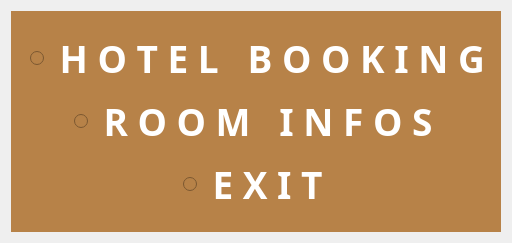
     <widget class="QWidget" name="MainMidWidget" native="true">
      <layout class="QHBoxLayout" name="horizontalLayout_3">
       <item>
        <widget class="QWidget" name="MidWidget" native="true">
         <property name="sizePolicy">
          <sizepolicy hsizetype="Fixed" vsizetype="Fixed">
           <horstretch>0</horstretch>
           <verstretch>0</verstretch>
          </sizepolicy>
         </property>
         <property name="minimumSize">
          <size>
           <width>450</width>
           <height>0</height>
          </size>
         </property>
         <property name="maximumSize">
          <size>
           <width>490</width>
           <height>16777215</height>
          </size>
         </property>
         <property name="styleSheet">
          <string notr="true">background-color: rgb(183, 130, 72);</string>
         </property>
         <layout class="QHBoxLayout" name="horizontalLayout_2">
          <property name="spacing">
           <number>25</number>
          </property>
          <property name="leftMargin">
           <number>10</number>
          </property>
          <property name="topMargin">
           <number>10</number>
          </property>
          <property name="rightMargin">
           <number>10</number>
          </property>
          <property name="bottomMargin">
           <number>10</number>
          </property>
          <item>
           <widget class="QWidget" name="Mid" native="true">
            <layout class="QVBoxLayout" name="verticalLayout_4">
             <item alignment="Qt::AlignHCenter">
              <widget class="QRadioButton" name="rbBooking">
               <property name="palette">
                <palette>
                 <active>
                  <colorrole role="WindowText">
                   <brush brushstyle="SolidPattern">
                    <color alpha="255">
                     <red>255</red>
                     <green>255</green>
                     <blue>255</blue>
                    </color>
                   </brush>
                  </colorrole>
                  <colorrole role="Button">
                   <brush brushstyle="SolidPattern">
                    <color alpha="255">
                     <red>183</red>
                     <green>130</green>
                     <blue>72</blue>
                    </color>
                   </brush>
                  </colorrole>
                  <colorrole role="Base">
                   <brush brushstyle="SolidPattern">
                    <color alpha="255">
                     <red>183</red>
                     <green>130</green>
                     <blue>72</blue>
                    </color>
                   </brush>
                  </colorrole>
                  <colorrole role="Window">
                   <brush brushstyle="SolidPattern">
                    <color alpha="255">
                     <red>183</red>
                     <green>130</green>
                     <blue>72</blue>
                    </color>
                   </brush>
                  </colorrole>
                 </active>
                 <inactive>
                  <colorrole role="WindowText">
                   <brush brushstyle="SolidPattern">
                    <color alpha="255">
                     <red>255</red>
                     <green>255</green>
                     <blue>255</blue>
                    </color>
                   </brush>
                  </colorrole>
                  <colorrole role="Button">
                   <brush brushstyle="SolidPattern">
                    <color alpha="255">
                     <red>183</red>
                     <green>130</green>
                     <blue>72</blue>
                    </color>
                   </brush>
                  </colorrole>
                  <colorrole role="Base">
                   <brush brushstyle="SolidPattern">
                    <color alpha="255">
                     <red>183</red>
                     <green>130</green>
                     <blue>72</blue>
                    </color>
                   </brush>
                  </colorrole>
                  <colorrole role="Window">
                   <brush brushstyle="SolidPattern">
                    <color alpha="255">
                     <red>183</red>
                     <green>130</green>
                     <blue>72</blue>
                    </color>
                   </brush>
                  </colorrole>
                 </inactive>
                 <disabled>
                  <colorrole role="WindowText">
                   <brush brushstyle="SolidPattern">
                    <color alpha="255">
                     <red>120</red>
                     <green>120</green>
                     <blue>120</blue>
                    </color>
                   </brush>
                  </colorrole>
                  <colorrole role="Button">
                   <brush brushstyle="SolidPattern">
                    <color alpha="255">
                     <red>183</red>
                     <green>130</green>
                     <blue>72</blue>
                    </color>
                   </brush>
                  </colorrole>
                  <colorrole role="Base">
                   <brush brushstyle="SolidPattern">
                    <color alpha="255">
                     <red>183</red>
                     <green>130</green>
                     <blue>72</blue>
                    </color>
                   </brush>
                  </colorrole>
                  <colorrole role="Window">
                   <brush brushstyle="SolidPattern">
                    <color alpha="255">
                     <red>183</red>
                     <green>130</green>
                     <blue>72</blue>
                    </color>
                   </brush>
                  </colorrole>
                 </disabled>
                </palette>
               </property>
               <property name="font">
                <font>
                 <family>Century Gothic</family>
                 <pointsize>28</pointsize>
                 <weight>75</weight>
                 <italic>false</italic>
                 <bold>true</bold>
                </font>
               </property>
               <property name="autoFillBackground">
                <bool>false</bool>
               </property>
               <property name="text">
                <string> H O T E L   B O O K I N G</string>
               </property>
              </widget>
             </item>
             <item alignment="Qt::AlignHCenter">
              <widget class="QRadioButton" name="rbRoomInfo">
               <property name="palette">
                <palette>
                 <active>
                  <colorrole role="WindowText">
                   <brush brushstyle="SolidPattern">
                    <color alpha="255">
                     <red>255</red>
                     <green>255</green>
                     <blue>255</blue>
                    </color>
                   </brush>
                  </colorrole>
                  <colorrole role="Button">
                   <brush brushstyle="SolidPattern">
                    <color alpha="255">
                     <red>183</red>
                     <green>130</green>
                     <blue>72</blue>
                    </color>
                   </brush>
                  </colorrole>
                  <colorrole role="Base">
                   <brush brushstyle="SolidPattern">
                    <color alpha="255">
                     <red>183</red>
                     <green>130</green>
                     <blue>72</blue>
                    </color>
                   </brush>
                  </colorrole>
                  <colorrole role="Window">
                   <brush brushstyle="SolidPattern">
                    <color alpha="255">
                     <red>183</red>
                     <green>130</green>
                     <blue>72</blue>
                    </color>
                   </brush>
                  </colorrole>
                 </active>
                 <inactive>
                  <colorrole role="WindowText">
                   <brush brushstyle="SolidPattern">
                    <color alpha="255">
                     <red>255</red>
                     <green>255</green>
                     <blue>255</blue>
                    </color>
                   </brush>
                  </colorrole>
                  <colorrole role="Button">
                   <brush brushstyle="SolidPattern">
                    <color alpha="255">
                     <red>183</red>
                     <green>130</green>
                     <blue>72</blue>
                    </color>
                   </brush>
                  </colorrole>
                  <colorrole role="Base">
                   <brush brushstyle="SolidPattern">
                    <color alpha="255">
                     <red>183</red>
                     <green>130</green>
                     <blue>72</blue>
                    </color>
                   </brush>
                  </colorrole>
                  <colorrole role="Window">
                   <brush brushstyle="SolidPattern">
                    <color alpha="255">
                     <red>183</red>
                     <green>130</green>
                     <blue>72</blue>
                    </color>
                   </brush>
                  </colorrole>
                 </inactive>
                 <disabled>
                  <colorrole role="WindowText">
                   <brush brushstyle="SolidPattern">
                    <color alpha="255">
                     <red>120</red>
                     <green>120</green>
                     <blue>120</blue>
                    </color>
                   </brush>
                  </colorrole>
                  <colorrole role="Button">
                   <brush brushstyle="SolidPattern">
                    <color alpha="255">
                     <red>183</red>
                     <green>130</green>
                     <blue>72</blue>
                    </color>
                   </brush>
                  </colorrole>
                  <colorrole role="Base">
                   <brush brushstyle="SolidPattern">
                    <color alpha="255">
                     <red>183</red>
                     <green>130</green>
                     <blue>72</blue>
                    </color>
                   </brush>
                  </colorrole>
                  <colorrole role="Window">
                   <brush brushstyle="SolidPattern">
                    <color alpha="255">
                     <red>183</red>
                     <green>130</green>
                     <blue>72</blue>
                    </color>
                   </brush>
                  </colorrole>
                 </disabled>
                </palette>
               </property>
               <property name="font">
                <font>
                 <family>Century Gothic</family>
                 <pointsize>28</pointsize>
                 <weight>75</weight>
                 <italic>false</italic>
                 <bold>true</bold>
                </font>
               </property>
               <property name="text">
                <string> R O O M   I N F O S</string>
               </property>
              </widget>
             </item>
             <item alignment="Qt::AlignHCenter">
              <widget class="QRadioButton" name="rbExit">
               <property name="palette">
                <palette>
                 <active>
                  <colorrole role="WindowText">
                   <brush brushstyle="SolidPattern">
                    <color alpha="255">
                     <red>255</red>
                     <green>255</green>
                     <blue>255</blue>
                    </color>
                   </brush>
                  </colorrole>
                  <colorrole role="Button">
                   <brush brushstyle="SolidPattern">
                    <color alpha="255">
                     <red>183</red>
                     <green>130</green>
                     <blue>72</blue>
                    </color>
                   </brush>
                  </colorrole>
                  <colorrole role="Base">
                   <brush brushstyle="SolidPattern">
                    <color alpha="255">
                     <red>183</red>
                     <green>130</green>
                     <blue>72</blue>
                    </color>
                   </brush>
                  </colorrole>
                  <colorrole role="Window">
                   <brush brushstyle="SolidPattern">
                    <color alpha="255">
                     <red>183</red>
                     <green>130</green>
                     <blue>72</blue>
                    </color>
                   </brush>
                  </colorrole>
                 </active>
                 <inactive>
                  <colorrole role="WindowText">
                   <brush brushstyle="SolidPattern">
                    <color alpha="255">
                     <red>255</red>
                     <green>255</green>
                     <blue>255</blue>
                    </color>
                   </brush>
                  </colorrole>
                  <colorrole role="Button">
                   <brush brushstyle="SolidPattern">
                    <color alpha="255">
                     <red>183</red>
                     <green>130</green>
                     <blue>72</blue>
                    </color>
                   </brush>
                  </colorrole>
                  <colorrole role="Base">
                   <brush brushstyle="SolidPattern">
                    <color alpha="255">
                     <red>183</red>
                     <green>130</green>
                     <blue>72</blue>
                    </color>
                   </brush>
                  </colorrole>
                  <colorrole role="Window">
                   <brush brushstyle="SolidPattern">
                    <color alpha="255">
                     <red>183</red>
                     <green>130</green>
                     <blue>72</blue>
                    </color>
                   </brush>
                  </colorrole>
                 </inactive>
                 <disabled>
                  <colorrole role="WindowText">
                   <brush brushstyle="SolidPattern">
                    <color alpha="255">
                     <red>120</red>
                     <green>120</green>
                     <blue>120</blue>
                    </color>
                   </brush>
                  </colorrole>
                  <colorrole role="Button">
                   <brush brushstyle="SolidPattern">
                    <color alpha="255">
                     <red>183</red>
                     <green>130</green>
                     <blue>72</blue>
                    </color>
                   </brush>
                  </colorrole>
                  <colorrole role="Base">
                   <brush brushstyle="SolidPattern">
                    <color alpha="255">
                     <red>183</red>
                     <green>130</green>
                     <blue>72</blue>
                    </color>
                   </brush>
                  </colorrole>
                  <colorrole role="Window">
                   <brush brushstyle="SolidPattern">
                    <color alpha="255">
                     <red>183</red>
                     <green>130</green>
                     <blue>72</blue>
                    </color>
                   </brush>
                  </colorrole>
                 </disabled>
                </palette>
               </property>
               <property name="font">
                <font>
                 <family>Century Gothic</family>
                 <pointsize>28</pointsize>
                 <weight>75</weight>
                 <italic>false</italic>
                 <bold>true</bold>
                </font>
               </property>
               <property name="text">
                <string> E X I T</string>
               </property>
              </widget>
             </item>
            </layout>
           </widget>
          </item>
         </layout>
        </widget>
       </item>
      </layout>
     </widget>
